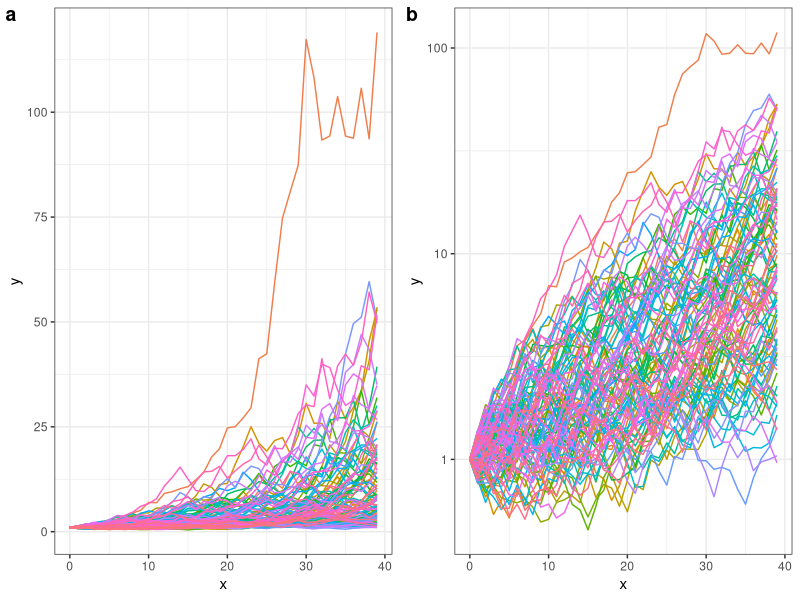
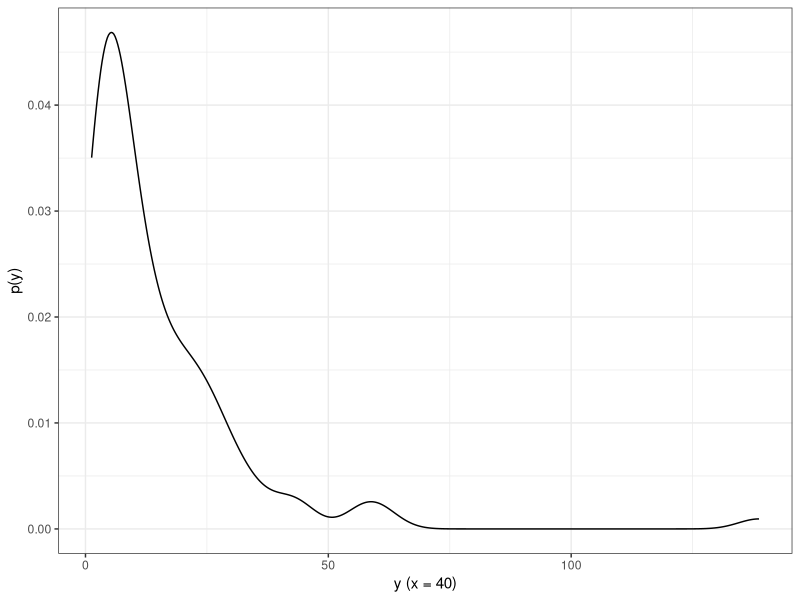
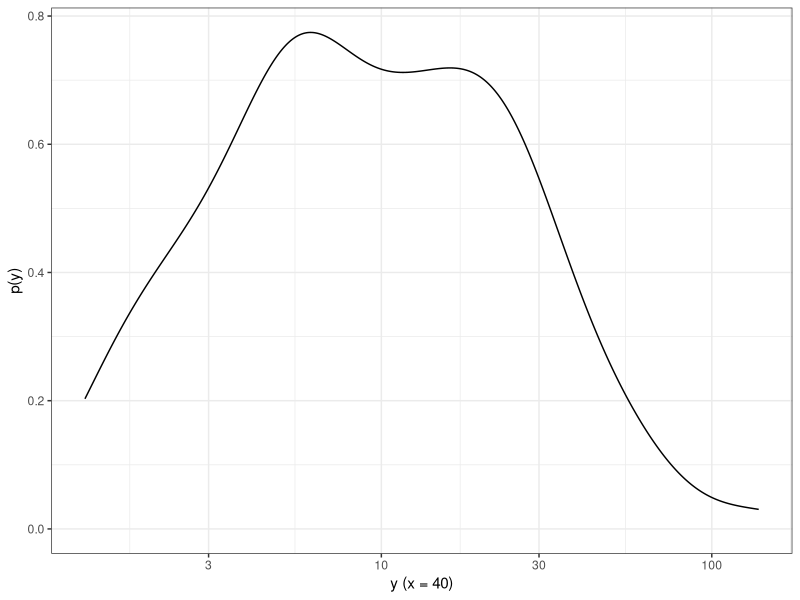
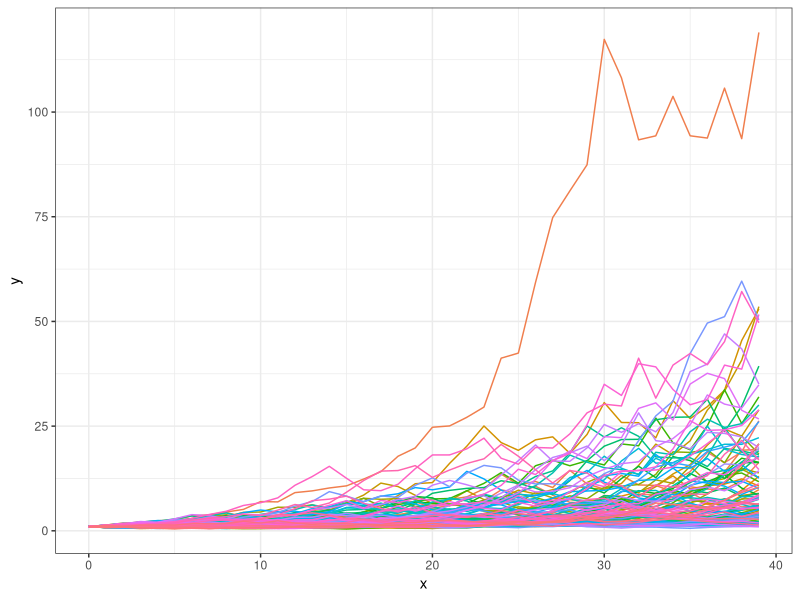
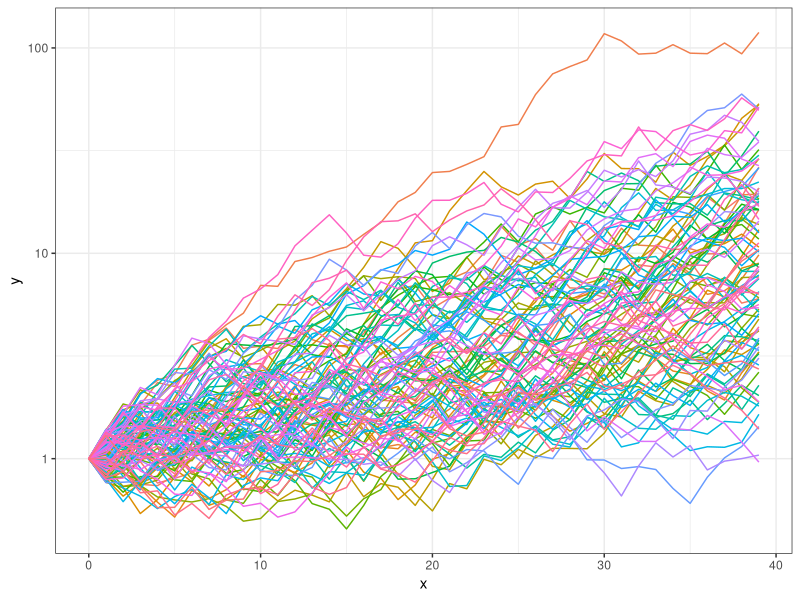

Generate these figures, in order, with R: (Note: this script raises an error after producing the figures.)
# Code for generating the plots in chapter 04: House sizes and social meaning
library(tidyverse)


# Log-normal distributions: financial investment example ---------------------

# generate 100 random numbers (uniform distribution) around 1,
  # to use as randomly fluctuating rate in exponential dist.
set.seed(100)
lambda <- function(n = 100, min = 0.75, max = 1.4){
  output <- runif(n = n, min = min, max = max)
  return(output)
}

# make table of 100 individual runs
test5 <- tibble()
for (i in 1:100) {
  one_lambda <- lambda()
  one_run <- tibble(x = 0:100,
                    y = accumulate(one_lambda, prod, .init = 1),
                    # product of previous y and next lambda
                    run = i)
  test5 <- bind_rows(test5, one_run)
}

  # plot all runs in linear and log scales
multi_exp <- ggplot(filter(test5, x < 40))+
  aes(x, y, colour = as.factor(run))+
  geom_line()+
  theme_bw()+
  theme(legend.position = "none")

multi_exp_log <- ggplot(filter(test5, x < 40))+
  aes(x, y, colour = as.factor(run))+
  geom_line()+
  scale_y_log10()+
  theme_bw()+
  theme(legend.position = "none")

  # plot density of all values at fixed x
lnorm_from_exp <- ggplot(filter(test5, x == 40))+
  aes(x = y)+
  geom_density()+
  theme_bw()+
  labs(x = "y (x = 40)", y = "p(y)")

lnorm_from_exp_log <- ggplot(filter(test5, x == 40))+
  aes(x = y)+
  geom_density()+
  scale_x_log10()+
  theme_bw()+
  labs(x = "y (x = 40)", y = "p(y)")

library(cowplot)
fig04_multi_exp <- plot_grid(multi_exp, multi_exp_log, labels = "auto")
save(fig04_multi_exp, file = "Results/fig04_multi_exp.RData")

fig04_lnorm_exp <- plot_grid(lnorm_from_exp, lnorm_from_exp_log, labels = "auto")
save(fig04_lnorm_exp, file = "Results/fig04_lnorm_exp.RData")


# not log-normal without spread in rate -----------------------------------

# generate 100 random numbers (uniform distribution) around 1,
# to use as randomly fluctuating rate in exponential dist.
set.seed(100)
lambda <- runif(n = 100, min = 0.75, max = 1.4)

# make table of 100 individual runs
test6 <- tibble()
init <- rnorm(n = 100, mean = 10, sd = 2) # initial values are normally distr.
for (i in 1:100) {
  one_run <- tibble(x = 0:100,
                    y = accumulate(lambda, prod, .init = sample(init, 1)),
                    # product of previous y and next lambda
                    run = i)
  test6 <- bind_rows(test6, one_run)
}

# plot all runs
still_normal <- ggplot(filter(test6, x < 40))+
  aes(x, y, colour = as.factor(run))+
  geom_line()+
  theme_bw()+
  theme(legend.position = "none")

# plot density of all values at fixed x
still_normal_dens <- ggplot(filter(test6, x == 40))+
  aes(x = y)+
  geom_density()+
  theme_bw()+
  labs(x = "y (x = 40)", y = "p(y)")

library(cowplot)
fig04_still_normal <- plot_grid(still_normal, still_normal_dens, labels = "auto")
save(fig04_still_normal, file = "Results/fig04_still_normal.RData")

